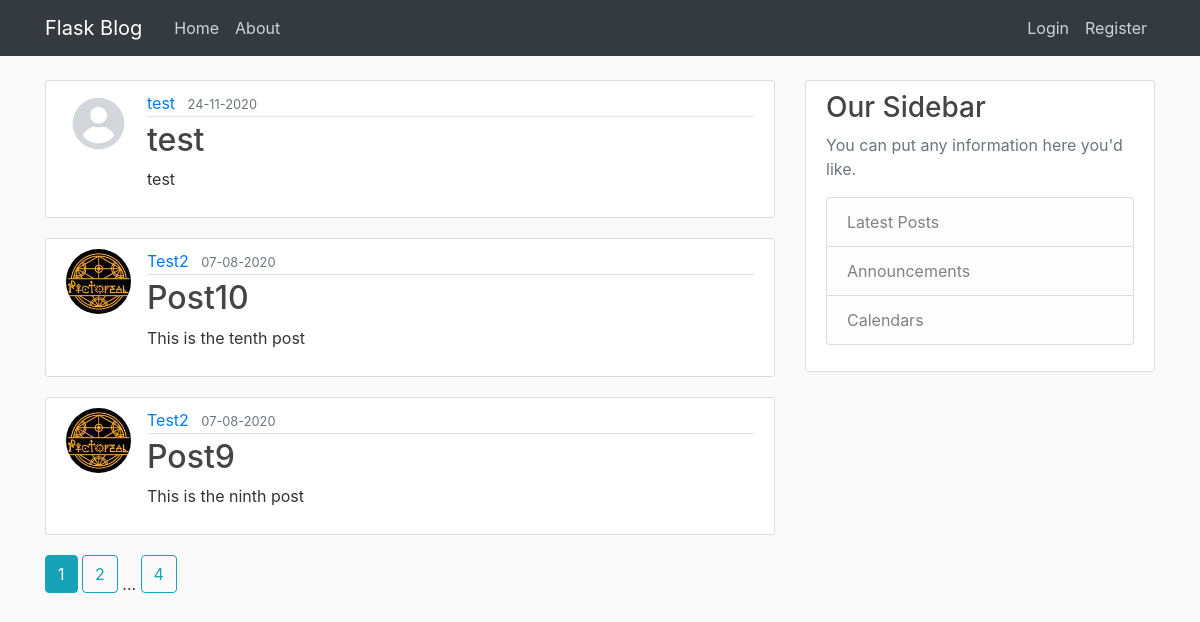
The page /home on the database its author committed.
### app/models.py (models this page shows, shortened)
class Post(db.Model):
    id=db.Column(db.Integer, primary_key=True)
    title=db.Column(db.String(100), nullable=False)
    date_posted=db.Column(db.DateTime, nullable=False, default=datetime.utcnow)
    content=db.Column(db.Text, nullable=False)
    user_id=db.Column(db.Integer, db.ForeignKey('user.id'), nullable=False)

class User(db.Model, UserMixin):
    id=db.Column(db.Integer, primary_key=True)
    username=db.Column(db.String(20), unique=True,nullable=False)
    email=db.Column(db.String(120), unique=True,nullable=False)
    image_file=db.Column(db.String(20), nullable=False,default='default.jpeg')
    password=db.Column(db.String(60), nullable=False)
    posts=db.relationship('Post', backref='author', lazy=True)

### app/main/routes.py (the view)
@main.route('/')
@main.route('/home')
def home():
    page=request.args.get('page', default=1, type=int)
    posts=Post.query.order_by(Post.date_posted.desc()).paginate(per_page=3, page=page)
    return render_template('home.html', posts=posts)

### app/templates/home.html (shortened to what this page needs)
{%extends 'layout.html'%}
{%block body%}
    {% for post in posts.items%}
        <article class="media content-section">
            <img src="{{url_for('static',filename='profile_pics/'+post.author.image_file)}}" alt="" class="rounded-circle article-img">
            <div class="media-body">
            <div class="article-metadata">
                <a class="mr-2" href="{{url_for('users.user_posts',post_id=post.id, username=post.author.username)}}">{{ post.author.username }}</a>
                <small class="text-muted" href='#'>{{ post.date_posted.strftime('%d-%m-%Y') }}</small>
            </div>
            <h2><a class="article-title" href="{{url_for('posts.post', post_id=post.id)}}">{{ post.title }}</a></h2>
            <p class="article-content">{{ post.content }}</p>
            </div>
        </article>
    {%endfor%}
    {% for page_num in posts.iter_pages(left_edge=1, right_edge=1, left_current=1, right_current=2)%}
        {%if page_num%}
            {%if posts.page==page_num%}
                <a href="{{url_for('main.home', page=page_num)}}" class="btn btn-info mb-4 aria-pressed='true'">{{page_num}}</a>
            {%else%}
                <a href="{{url_for('main.home', page=page_num)}}" class="btn btn-outline-info mb-4">{{page_num}}</a>
            {%endif%}
        {%else%}
            ...
        {%endif%}
    {%endfor%}
{%endblock%}

### app/static/css/main.css (style rules this page uses)
html { transition: color 300ms, background-color 300ms; }
body { background: #fafafa; color: #333333; margin-top: 5rem; }
h1, h2, h3, h4, h5, h6 { color: #444444; }
.content-section { background: #ffffff; padding: 10px 20px; border: 1px solid #dddddd; border-radius: 3px; margin-bottom: 20px; }
.article-title { color: #444444; }
.article-content { white-space: pre-line; }
.article-img { height: 65px; width: 65px; margin-right: 16px; }
.article-metadata { padding-bottom: 1px; margin-bottom: 4px; border-bottom: 1px solid #e3e3e3 }

### rows shown on the page
Post: image_file (placeholder picture), author.username "test", date_posted "24-11-2020", title "test", content "test"
Post: image_file (picture), author.username "Test2", date_posted "07-08-2020", title "Post10", content "This is the tenth post"
Post: image_file (picture), author.username "Test2", date_posted "07-08-2020", title "Post9", content "This is the ninth post"

### other values the page prints
{{ page_num }} "1"
{{ page_num }} "2" "4"
